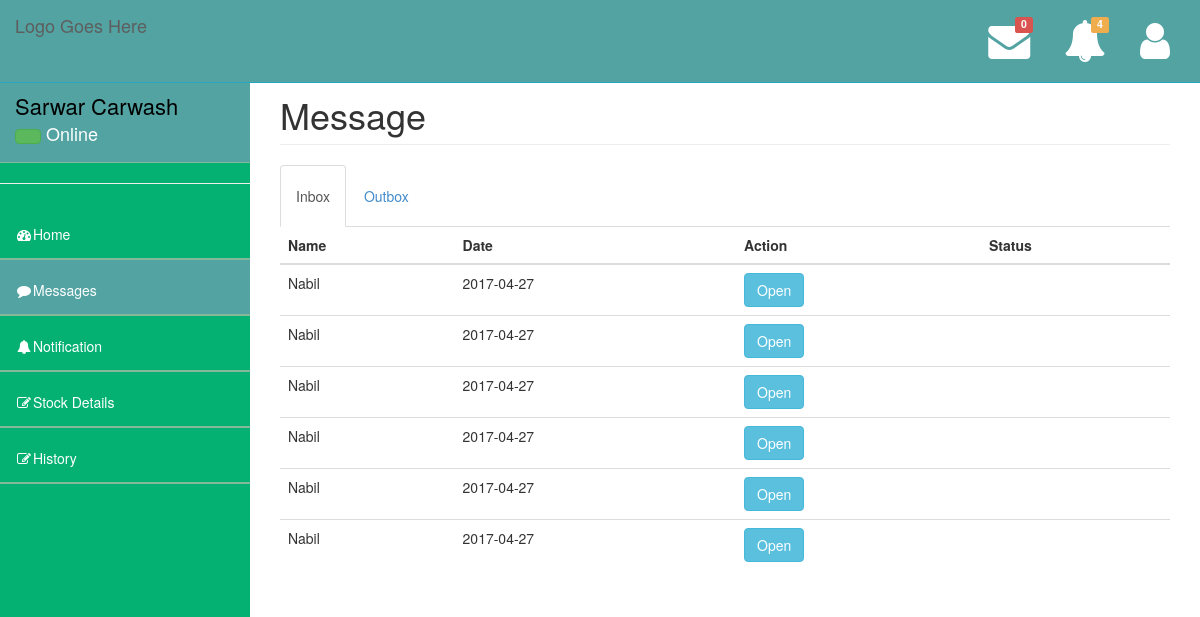
/shopOwner/message.php (signed in), run on the app's committed database.
### tables this page shows
CREATE TABLE `shopowner` (
  `ShopName` varchar(35) NOT NULL,
  `Email` varchar(35) NOT NULL,
  `Contact` varchar(18) NOT NULL,
  `Password` varchar(15) NOT NULL,
  `Latitude` decimal(65,9) NOT NULL,
  `Longitude` decimal(65,9) NOT NULL,
  `Address` varchar(100) NOT NULL,
  `ShopTradeLicence` varchar(20) NOT NULL,
  `flag` int(1) NOT NULL,
  `Status` varchar(10) NOT NULL
);

CREATE TABLE `message` (
  `MessageId` int(10) NOT NULL,
  `SenderMail` varchar(25) NOT NULL,
  `ReceiverMail` varchar(25) NOT NULL,
  `MessageBody` varchar(255) NOT NULL,
  `Date` date NOT NULL,
  `Status` varchar(10) DEFAULT NULL
);

### shopOwner/shopOwnerPHP/selectFromDatabase.php (called while the page is built)
<?php
function getJSONFromDB($sql){
	include("Mysqldb.php");
	$result = mysqli_query($conn, $sql)or die(mysqli_error($conn));
	$arr=array();
	while($row = mysqli_fetch_assoc($result)) {
		$arr[]=$row;
	}
	return json_encode($arr);
}
?>

### shopOwner/message.php (the view, shortened to what this page needs)
 <?php
  $currentPage = 'message';
  include("TemplateFile/header.php");
?>
        <div id="page-wrapper" style="background-color: #FFFFFF;" >
            <div class="row">
                <div class="col-lg-12">
                    <h1 class="page-header">Message</h1>
                </div>
            </div>
            <div class="row">
                <div class="col-md-12">
                 <ul class="nav nav-tabs">
    <li class="active"><a data-toggle="tab" href="#inbox">Inbox</a></li>
    <li><a data-toggle="tab" href="#outbox">Outbox</a></li>
  </ul>
  <div class="tab-content">
    <div id="inbox" class="tab-pane fade in active">
       <table class="table table-hover">
            <thead>
              <tr>
                <th>Name</th>
                <th>Date</th>
                <th>Action</th>
                <th>Status</th>
              </tr>
            </thead>
            <tbody>
              <?php
                for($i=0;$i<sizeof($inboxMessageData);$i++){
                ?>
              <tr>
                <td><?php echo $inboxMessageData[$i]->name; ?></td>
                <td><?php echo $inboxMessageData[$i]->Date; ?></td>
                <td>
                  <button type="button" onclick="statusChange('status<?php echo $i; ?>','<?php echo $inboxMessageData[$i]->SenderMail ?>')" class="btn btn-info" data-toggle="modal" data-target="#open<?php echo $i ?>">Open</button>
                </td>
                <td id="status<?php echo $i; ?>"><?php if($inboxMessageData[$i]->Status == "unread") echo "Unread"; ?></td>
              </tr>
              <?php
              }
              ?>
            </tbody>
          </table>
    </div>
  </div>
                </div>
            </div>
        </div>
<?php include 'TemplateFile/footer.php'; ?>

### shopOwner/TemplateFile/header.php (shortened to what this page needs)
<?php session_start();
include("shopOwnerPHP/selectFromDatabase.php");
$jsonShopOwnerString = getJSONFromDB("SELECT * FROM shopowner WHERE Email='".$_SESSION["shopOwnerEmail"]."'");
$jsonShopOwnerData = json_decode($jsonShopOwnerString);
?>
<!DOCTYPE html>
<html>
<head>
    <link href="../assets/plugins/bootstrap/bootstrap.css" rel="stylesheet" />
    <link rel="stylesheet" href="https://cdnjs.cloudflare.com/ajax/libs/font-awesome/4.7.0/css/font-awesome.min.css">
    <link href="../assets/css/jquery.datepick.css" rel="stylesheet" />
    <link href="../assets/css/style.css" rel="stylesheet" />
    <link href="../assets/css/main-style.css" rel="stylesheet" />
</head>
<body>
    <div id="wrapper">
        <nav class="navbar navbar-default navbar-fixed-top" role="navigation" id="navbar">
            <div class="navbar-header">
                <a class="navbar-brand logo-color" href="index.html">
                    Logo Goes Here
                </a>
            </div>
            <?php include("TemplateFile/messageTemplate.php"); ?>
        </nav>
        <nav class="navbar-default navbar-static-side" role="navigation">
            <div class="sidebar-collapse">
                <ul class="nav" id="side-menu">
                    <li>
                        <div class="user-section">
                            <div class="user-info">
                                <div><?php echo $jsonShopOwnerData[0]->ShopName; ?></strong></div>
                                <div class="user-text-online">
                                    <span class="user-circle-online btn btn-success btn-circle "></span>&nbsp;Online
                                </div>
                            </div>
                        </div>
                    </li>
                    <hr>
                    <li class="<?php if($currentPage =='home'){echo 'selected';}?>">
                        <a href="index.php"><i class="fa fa-dashboard fa-fw"></i>Home</a>
                    </li>
                    <li class="<?php if($currentPage =='message'){echo 'selected';}?>">
                        <a href="message.php"><i class="fa fa-comment fa-fw"></i>Messages</a>
                    </li>
                    <li class="<?php if($currentPage =='notification'){echo 'selected';}?>">
                        <a href="notification.php"><i class="fa fa-bell fa-fw"></i>Notification</a>
                    </li>
                    <li class="<?php if($currentPage =='entry'){echo 'selected';}?>">
                        <a href="entry.php"><i class="fa fa-edit fa-fw"></i>Stock Details</a>
                    </li>
                    <li class="<?php if($currentPage =='history'){echo 'selected';}?>">
                        <a href="history.php"><i class="fa fa-edit fa-fw"></i>History</a>
                    </li>
                </ul>
            </div>
        </nav>

### assets/css/style.css (style rules this page uses)
body { background-color: #f8f8f8; }
#wrapper { width: 100%; margin-top: 55px!important; background-color:#04B173; height: 1000px; }
#page-wrapper { padding: 0 15px; min-height: 568px; background-color:rgb(209, 212, 216); }
.navbar-static-side ul li { border-bottom:1px solid #84B899 !important; }
.logo-color { color: #fff; }
@media (min-width:768px) { .navbar-static-side { z-index: 1; position: absolute; width: 250px; } }

### assets/css/main-style.css (style rules this page uses)
.user-info { display: block; color:#000!important; display: inline-block; padding: 15px; margin-bottom: 0px }
.user-text-online { font-size:18px; color:#fff }
.user-circle-online { width: 15px!important; height: 15px!important; }
.nav > li > a { padding: 20px 15px; }
#side-menu { background-color:#04B173; }
#side-menu a { color:#fff; border-bottom: 1px solid #84B899 !important; height: 55px; }
.selected { background-color:rgb(83, 163, 163); }
#navbar { background-color:rgb(83, 163, 163); }
.navbar-default { border-color: #27A6BE; }
@media (min-width:768px) { #page-wrapper { position: inherit; margin: 0 0 0 250px; padding: 0 30px; min-height: 1000px; } }

### data on the page
shopowner: ShopName "Sarwar Carwash"
message: name "Nabil", Date "2017-04-27"
message: name "Nabil", Date "2017-04-27"

### other printed values
count($countMessageData) "0"
count($countNotificationData) "4"
$inboxMessageData[$i]->name "Nabil"
$inboxMessageData[$i]->Date "2017-04-27"
